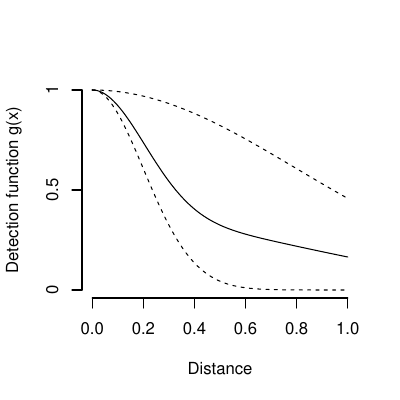

Write R code to recreate this figure.
# generate a diagram of 2-point mixtures...


library(mmds)

these.pars<-c(log(0.8),log(0.2),0.5)
width=1


pdf(file="2ptdia.pdf",width=4,height=4)

plot.ds.mixture(list(pars=these.pars,width=width,mix.terms=2),style="comp",xlim=c(0,1))

dev.off()
